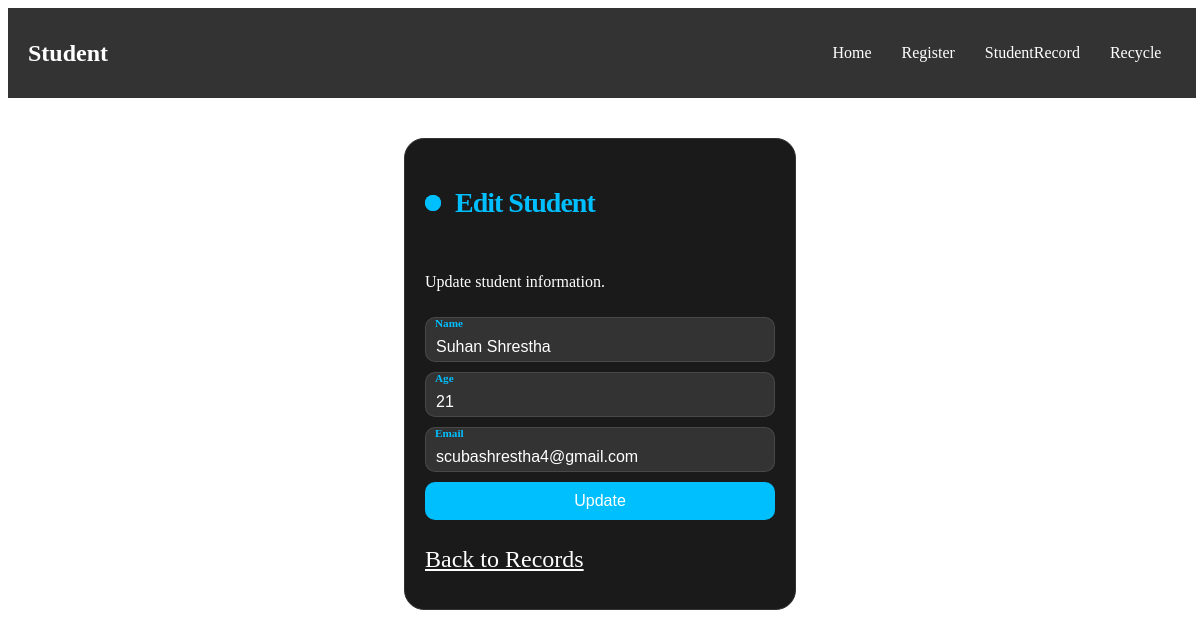
/edit/13/, run on the app's committed database.
### app/models.py (models this page shows)
class Student(models.Model):
    name = models.CharField(max_length=100)
    age = models.IntegerField()
    email = models.EmailField()
    is_deleted = models.BooleanField(default=False)

### app/views.py (the view)
# urls.py: path('edit/<int:id>/', views.edit_data, name='edit_data'),
def edit_data(request, id):
    student = Student.objects.get(id=id)
    if request.method == 'POST':
        student.name = request.POST.get('name')
        student.age = request.POST.get('age')
        student.email = request.POST.get('email')
        student.save()
        return redirect('studentRecord')
    return render(request, 'edit.html', {'student': student})

### app/templates/edit.html (shortened to what this page needs)
<!DOCTYPE html>
{% load static %}
<html lang="en">
<head>
    <link rel="stylesheet" href="{% static 'css/edit.css' %}">
</head>
<body>
    <nav class="navbar">
        <a href="#" class="logo">Student</a>
        <ul class="nav-links">
            <li><a href="{% url 'home' %}">Home</a></li>
            <li><a href="{% url 'register' %}">Register</a></li>
            <li><a href="{% url 'studentRecord' %}">StudentRecord</a></li>
            <li><a href="{% url 'recycle' %}">Recycle</a></li>
        </ul>
    </nav>
    <form class="form" method="post" action="{% url 'edit_data' student.id %}">
        <p class="title">Edit Student </p>
        <p class="message">Update student information. </p>
        <div class="flex">
            <label>
                <input class="input" type="text" name="name" placeholder="" required="" id="nameInput" value="{{ student.name }}">
                <span>Name</span>
            </label>
        </div>
        <label>
            <input class="input" type="number" name="age" placeholder="" required="" min="1" value="{{ student.age }}">
            <span>Age</span>
        </label>
        <label>
            <input class="input" type="email" name="email" placeholder="" required="" value="{{ student.email }}">
            <span>Email</span>
        </label>
        <button class="submit" type="submit">Update</button>
        <p class="signin"><a href="{% url 'studentRecord' %}">Back to Records</a> </p>
    </form>
</body>
</html>

### app/static/css/edit.css (style rules this page uses)
.navbar { background-color: #333; color: white; display: flex; justify-content: space-between; align-items: center; padding: 10px 20px; width: 97%; top: 0; }
.logo { color: white; text-decoration: none; font-size: 1.5rem; font-weight: bold; }
.nav-links { list-style: none; display: flex; }
.nav-links li a { color: white; text-decoration: none; padding: 10px 15px; display: block; transition: background-color 0.3s; }
.form { display: flex; flex-direction: column; gap: 10px; max-width: 350px; padding: 20px; border-radius: 20px; position: relative; background-color: #1a1a1a; color: #fff; border: 1px solid #333; margin-top: 2.5rem; margin-left: auto; margin-right: auto; }
.title { font-size: 28px; font-weight: 600; letter-spacing: -1px; position: relative; display: flex; align-items: center; padding-left: 30px; color: #00bfff; }
.title::before { width: 18px; height: 18px; }
.title::after { width: 18px; height: 18px; animation: pulse 1s linear infinite; }
.title::before, .title::after { position: absolute; content: ""; height: 16px; width: 16px; border-radius: 50%; left: 0px; background-color: #00bfff; }
.flex { display: flex; width: 100%; }
#nameInput { margin-right: 8.9rem; }
.form label { position: relative; }
.form label .input { background-color: #333; color: #fff; width: 95%; padding: 20px 05px 05px 10px; outline: 0; border: 1px solid rgba(105, 105, 105, 0.397); border-radius: 10px; }
.form label .input + span { color: rgba(255, 255, 255, 0.5); position: absolute; left: 10px; top: 0px; font-size: 0.9em; cursor: text; transition: 0.3s ease; }
.form label .input:focus + span, .form label .input:valid + span { color: #00bfff; top: 0px; font-size: 0.7em; font-weight: 600; }
.input { font-size: medium; }
.submit { border: none; outline: none; padding: 10px; border-radius: 10px; color: #fff; font-size: 16px; transform: .3s ease; background-color: #00bfff; }
.signin a { margin-top: 10px; font-size: 1.5rem; color: #ffffff; }

### data on the page
Student: name "Suhan Shrestha", age "21", email "scubashrestha4@gmail.com"
